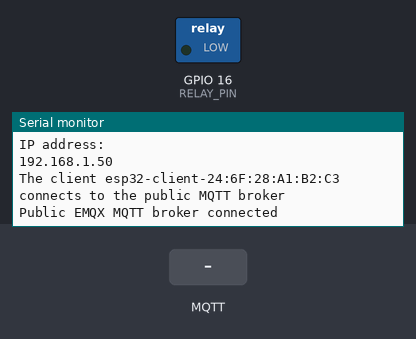
Recording of a sketch running on a simulated ESP32. Parts: switched loads named in the sketch (green lamp = pin HIGH), the last lines printed to the serial monitor. Inputs (shaded band) come from the test bench. WiFi joins after 1.5 s; servers stay silent unless stated; no MQTT or app messages arrive unless stated.

Above: at 2.7 s.
2.8 s: MQTT message "on" arrives on the first subscribed topic
At 3.3 s:
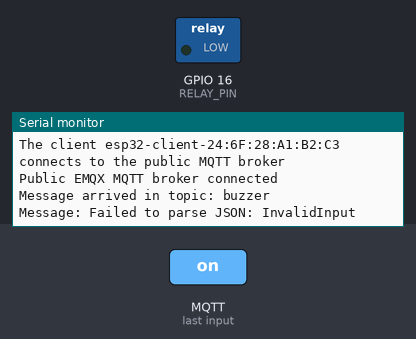
4.3 s: MQTT message "1" arrives on the first subscribed topic
At 4.7 s:
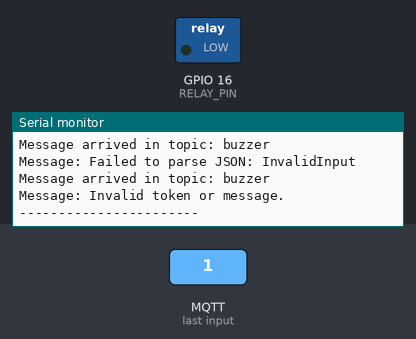

Measured:
- after the input at 2.8 s, the serial monitor: prints a new line at once (image 1)
- after the input at 4.3 s, the serial monitor: prints a new line at once (image 2)

The sketch:

buzzer.ino
```cpp
#include <WiFi.h>
#include <PubSubClient.h>
#include <ArduinoJson.h> // Include the ArduinoJson library

#define RELAY_PIN 16

// WiFi credentials
const char *ssid = "connect";
const char *password = "ramzeSade";

// MQTT broker details
const char *mqtt_broker = "192.168.136.198";
const char *topic = "buzzer";
const char *mqtt_username = "uname";
const char *mqtt_password = "upass";
const int mqtt_port = 1883;

WiFiClient espClient;
PubSubClient client(espClient);

// Hard-coded token for validation
const char *valid_token = "your_hardcoded_token"; // Replace with your actual token

// Function prototypes
void reconnectWiFi();
void reconnectMQTT();
void callback(char *topic, byte *payload, unsigned int length);

// Setup function
void setup() {
  Serial.begin(9600);
  pinMode(RELAY_PIN, OUTPUT);

  reconnectWiFi();  // Connect to WiFi
  client.setServer(mqtt_broker, mqtt_port);
  client.setCallback(callback);
}

// WiFi connection function
void reconnectWiFi() {
  Serial.println("Connecting to WiFi...");
  WiFi.begin(ssid, password);

  while (WiFi.status() != WL_CONNECTED) {
    delay(500);
    Serial.print(".");
  }

  Serial.println("\nConnected to the WiFi network");
  Serial.println("IP address: ");
  Serial.println(WiFi.localIP());
}

// MQTT connection function
void reconnectMQTT() {
  while (!client.connected()) {
    String client_id = "esp32-client-";
    client_id += String(WiFi.macAddress());
    Serial.printf("The client %s connects to the public MQTT broker\n", client_id.c_str());

    if (client.connect(client_id.c_str(), mqtt_username, mqtt_password)) {
      Serial.println("Public EMQX MQTT broker connected");
      client.subscribe(topic);
    } else {
      Serial.print("failed with state ");
      Serial.print(client.state());
      delay(2000);
    }
  }
}

// Callback function for MQTT messages
void callback(char *topic, byte *payload, unsigned int length) {
  Serial.print("Message arrived in topic: ");
  Serial.println(topic);
  Serial.print("Message: ");

  // Parse the JSON payload
  DynamicJsonDocument doc(1024); // Create a JSON document
  DeserializationError error = deserializeJson(doc, payload, length);

  if (error) {
    Serial.print("Failed to parse JSON: ");
    Serial.println(error.f_str());
    return;
  }

  // Extract token and message from JSON
  const char* token = doc["token"];
  const char* message = doc["data"];

  // Check if token and message are valid
  if (strcmp(token, valid_token) == 0 && strcmp(message, "on") == 0) {
    digitalWrite(RELAY_PIN, HIGH);
    delay(1000);
    digitalWrite(RELAY_PIN, LOW);
  } else {
    Serial.println("Invalid token or message.");
  }

  Serial.println("-----------------------");
}

// Main loop function
void loop() {
  // Check WiFi connection
  if (WiFi.status() != WL_CONNECTED) {
    Serial.println("WiFi lost connection. Attempting to reconnect...");
    reconnectWiFi();  // Reconnect to WiFi
  }

  // Check MQTT connection
  if (!client.connected()) {
    reconnectMQTT();  // Reconnect to MQTT
  }

  client.loop();  // Maintain MQTT connection
}
```
